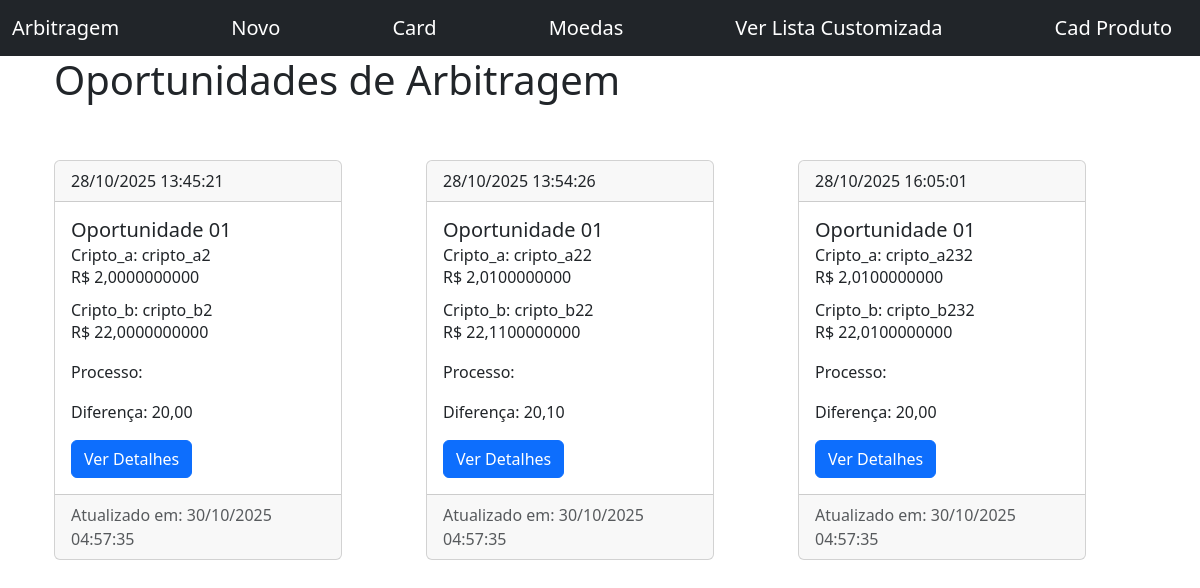
Page /arbitragem/card on the committed database.
### arbitrage/models.py (models this page shows)
class ArbitragemCard(models.Model):
    price_a  = models.DecimalField(verbose_name="Valor A (R$):", max_digits=10, decimal_places=2, null=False, blank=False)
    cripto_a = models.CharField(verbose_name="Cripto A:", max_length=200, null=False, blank=False)
    price_b  = models.DecimalField(verbose_name="Valor B (R$):", max_digits=10, decimal_places=2, null=False, blank=False)
    cripto_b = models.CharField(verbose_name="Cripto B:", max_length=200, null=False, blank=False)
    data     = models.DateTimeField(verbose_name="Data:") #default=datetime.now() ao realizar migrations ele gera sempre um novo
    processo = models.CharField(verbose_name="Processo:", max_length=200, null=False, blank=False)
    @property
    def diferenca_cripto(self):
        if self.price_a > self.price_b:
            return self.price_a - self.price_b
        else:
            return self.price_b - self.price_a

### arbitrage/views.py (the view)
# urls.py: path("arbitragem/card", ArbitragemCardListView.as_view(), name="arbitragemcard_list"),
class ArbitragemCardListView(ListView):
    model = ArbitragemCard  #Procura o nome da APP e o nome do modelo

### arbitrage/templates/arbitrage/arbitragemcard_list.html (shortened to what this page needs)
{% extends 'base.html' %}
{% block content %}
    <div class="container">
        <h1>Oportunidades de Arbitragem</h1>
        <div class="row">
            {% for arbitragem in arbitragemcard_list %}
                <div class="col-md-4">
                    <div class="card" style="width: 18rem;" >
                        <div class="card-header">
                           <p class="card-text"> {{ arbitragem.data | date:"d/m/Y H:i:s" }} </p>
                        </div>
                        <div class="card-body">
                            <h5 class="card-title"> Oportunidade 01 </h5>
                            <h6 class="card-subtitle"> Cripto_a: {{ arbitragem.cripto_a }} </h6>
                            <p class="card-text">R$ {{ arbitragem.price_a | floatformat:10 }} </p>
                            <h6 class="card-subtitle"> Cripto_b: {{ arbitragem.cripto_b }} </h6>
                            <p class="card-text">R$ {{ arbitragem.price_b | floatformat:10 }} </p>
                            <p class="card-text"> Processo: {{ arbitragem.processo }} </p>
                            <p class="card-text"> Diferença: {{ arbitragem.diferenca_cripto }} </p>
                            <a href="#" class="btn btn-primary">Ver Detalhes </a>
                        </div>
                        <div class="card-footer text-muted">
                            Atualizado em: {% now "d/m/Y H:i:s" %}
                        </div>
                    </div>
                </div>
            {% endfor %}
        </div>
    </div>
{% endblock %}

### rows in the picture
ArbitragemCard: data "28/10/2025 13:45:21", cripto_a "cripto_a2", price_a "2,0000000000", cripto_b "cripto_b2", price_b "22,0000000000", diferenca_cripto "20,00", now "30/10/2025 04:57:35"
ArbitragemCard: data "28/10/2025 13:54:26", cripto_a "cripto_a22", price_a "2,0100000000", cripto_b "cripto_b22", price_b "22,1100000000", diferenca_cripto "20,10", now "30/10/2025 04:57:35"
ArbitragemCard: data "28/10/2025 16:05:01", cripto_a "cripto_a232", price_a "2,0100000000", cripto_b "cripto_b232", price_b "22,0100000000", diferenca_cripto "20,00", now "30/10/2025 04:57:35"
